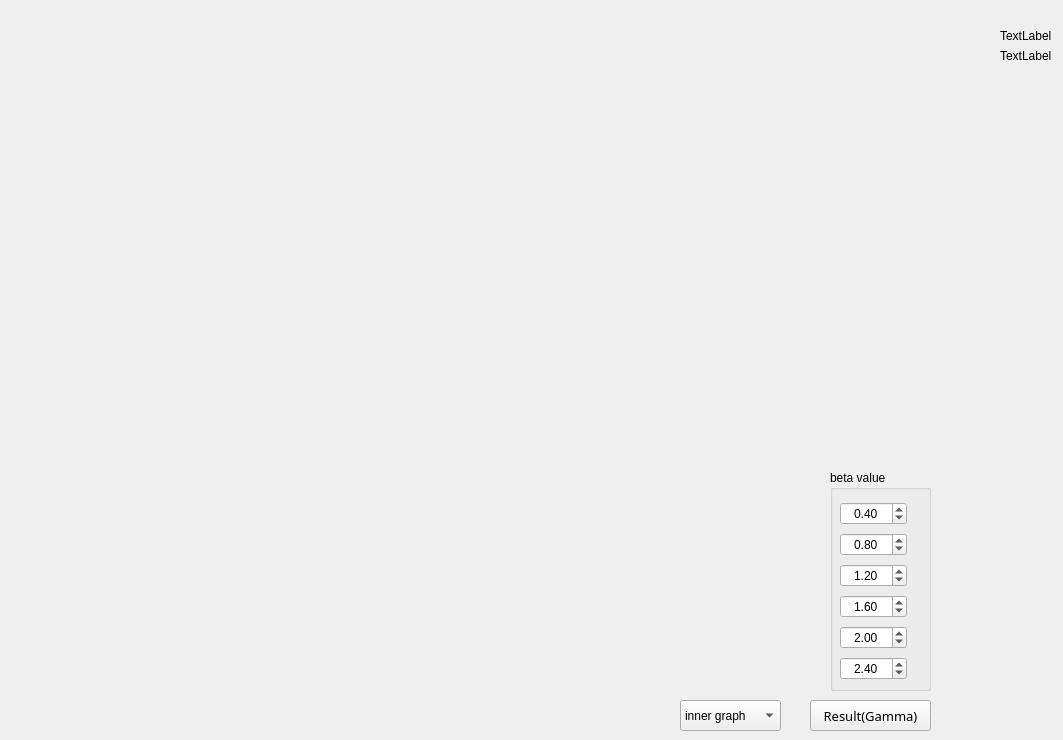
    <widget class="QWidget" name="Result_gamma">
     <attribute name="title">
      <string>Result(gamma)</string>
     </attribute>
     <widget class="QPushButton" name="result_gamma_Button">
      <property name="geometry">
       <rect>
        <x>810</x>
        <y>700</y>
        <width>121</width>
        <height>31</height>
       </rect>
      </property>
      <property name="font">
       <font>
        <family>Sitka Text</family>
        <pointsize>10</pointsize>
        <weight>50</weight>
        <italic>false</italic>
        <bold>false</bold>
       </font>
      </property>
      <property name="text">
       <string>Result(Gamma)</string>
      </property>
     </widget>
     <widget class="QWidget" name="horizontalLayoutWidget_3">
      <property name="geometry">
       <rect>
        <x>10</x>
        <y>10</y>
        <width>801</width>
        <height>661</height>
       </rect>
      </property>
      <layout class="QHBoxLayout" name="Result_gamma_layout"/>
     </widget>
     <widget class="QLabel" name="label">
      <property name="geometry">
       <rect>
        <x>1000</x>
        <y>30</y>
        <width>54</width>
        <height>12</height>
       </rect>
      </property>
      <property name="text">
       <string>TextLabel</string>
      </property>
     </widget>
     <widget class="QLabel" name="label_2">
      <property name="geometry">
       <rect>
        <x>1000</x>
        <y>50</y>
        <width>54</width>
        <height>12</height>
       </rect>
      </property>
      <property name="text">
       <string>TextLabel</string>
      </property>
     </widget>
     <widget class="QGroupBox" name="beta_value">
      <property name="geometry">
       <rect>
        <x>830</x>
        <y>470</y>
        <width>101</width>
        <height>221</height>
       </rect>
      </property>
      <property name="title">
       <string>beta value</string>
      </property>
      <widget class="QWidget" name="layoutWidget">
       <property name="geometry">
        <rect>
         <x>10</x>
         <y>30</y>
         <width>67</width>
         <height>182</height>
        </rect>
       </property>
       <layout class="QGridLayout" name="gridLayout">
        <item row="1" column="0">
         <widget class="QDoubleSpinBox" name="beta_spinBox2">
          <property name="alignment">
           <set>Qt::AlignCenter</set>
          </property>
          <property name="maximum">
           <double>20.000000000000000</double>
          </property>
          <property name="singleStep">
           <double>0.100000000000000</double>
          </property>
          <property name="value">
           <double>0.800000000000000</double>
          </property>
         </widget>
        </item>
        <item row="5" column="0">
         <widget class="QDoubleSpinBox" name="beta_spinBox6">
          <property name="autoFillBackground">
           <bool>false</bool>
          </property>
          <property name="alignment">
           <set>Qt::AlignCenter</set>
          </property>
          <property name="accelerated">
           <bool>false</bool>
          </property>
          <property name="showGroupSeparator" stdset="0">
           <bool>false</bool>
          </property>
          <property name="maximum">
           <double>20.000000000000000</double>
          </property>
          <property name="singleStep">
           <double>0.100000000000000</double>
          </property>
          <property name="value">
           <double>2.400000000000000</double>
          </property>
         </widget>
        </item>
        <item row="3" column="0">
         <widget class="QDoubleSpinBox" name="beta_spinBox4">
          <property name="alignment">
           <set>Qt::AlignCenter</set>
          </property>
          <property name="maximum">
           <double>20.000000000000000</double>
          </property>
          <property name="singleStep">
           <double>0.100000000000000</double>
          </property>
          <property name="value">
           <double>1.600000000000000</double>
          </property>
         </widget>
        </item>
        <item row="0" column="0">
         <widget class="QDoubleSpinBox" name="beta_spinBox1">
          <property name="wrapping">
           <bool>false</bool>
          </property>
          <property name="alignment">
           <set>Qt::AlignCenter</set>
          </property>
          <property name="minimum">
           <double>0.000000000000000</double>
          </property>
          <property name="maximum">
           <double>20.000000000000000</double>
          </property>
          <property name="singleStep">
           <double>0.100000000000000</double>
          </property>
          <property name="value">
           <double>0.400000000000000</double>
          </property>
         </widget>
        </item>
        <item row="4" column="0">
         <widget class="QDoubleSpinBox" name="beta_spinBox5">
          <property name="alignment">
           <set>Qt::AlignCenter</set>
          </property>
          <property name="maximum">
           <double>20.000000000000000</double>
          </property>
          <property name="singleStep">
           <double>0.100000000000000</double>
          </property>
          <property name="value">
           <double>2.000000000000000</double>
          </property>
         </widget>
        </item>
        <item row="2" column="0">
         <widget class="QDoubleSpinBox" name="beta_spinBox3">
          <property name="alignment">
           <set>Qt::AlignCenter</set>
          </property>
          <property name="maximum">
           <double>20.000000000000000</double>
          </property>
          <property name="singleStep">
           <double>0.100000000000000</double>
          </property>
          <property name="value">
           <double>1.200000000000000</double>
          </property>
         </widget>
        </item>
       </layout>
      </widget>
     </widget>
     <widget class="QComboBox" name="result_gamma_locBox">
      <property name="geometry">
       <rect>
        <x>680</x>
        <y>700</y>
        <width>101</width>
        <height>31</height>
       </rect>
      </property>
      <item>
       <property name="text">
        <string>inner graph</string>
       </property>
      </item>
      <item>
       <property name="text">
        <string>outer graph</string>
       </property>
      </item>
     </widget>
    </widget>
